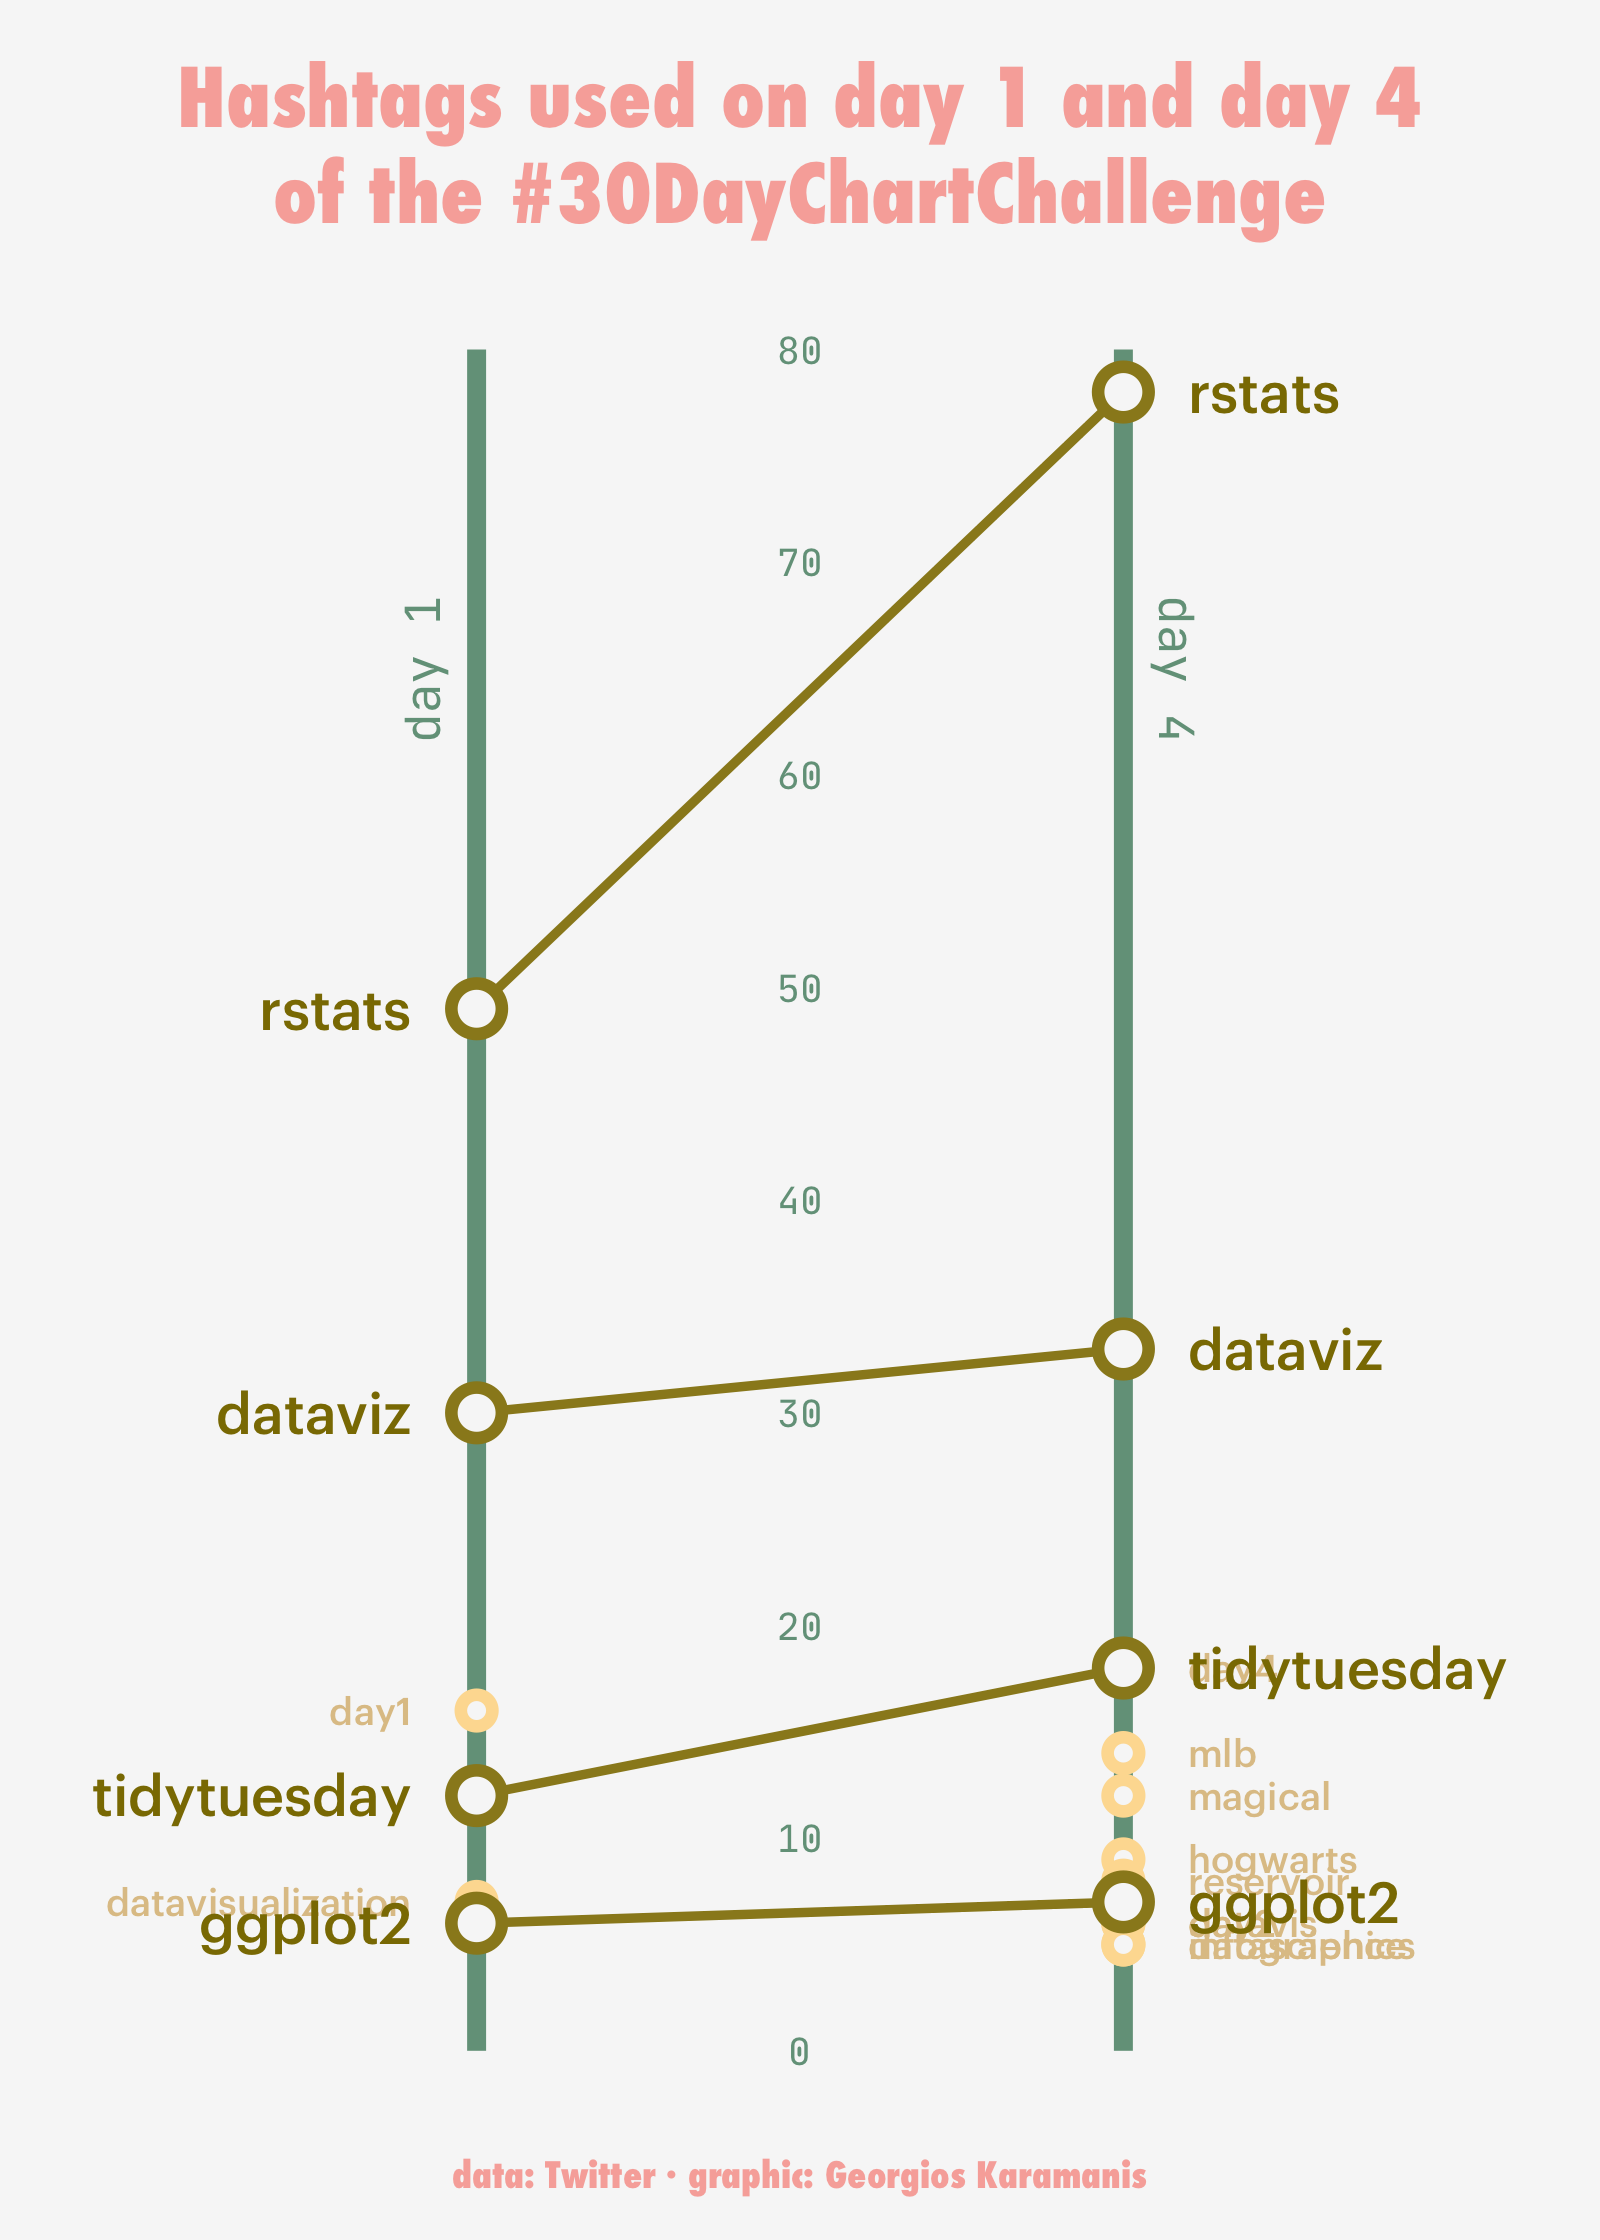

Write the R code that produced this figure.
library(ggplot2)
library(dplyr)
library(rtweet)
library(lubridate)
library(tidyr)
library(wesanderson)
library(colorspace)

tweets_30 <- search_tweets("#30daychartchallenge", n = 10000)

tweets_hashtags <- tweets_30 %>% 
  filter(date(created_at) != "2021-03-31") %>% 
  mutate(day = day(created_at)) %>% 
  select(day, hashtags) %>%
  unnest(hashtags) %>% 
  mutate(hashtags = tolower(hashtags)) %>% 
  count(day, hashtags) %>% 
  filter(n > 4) %>% 
  filter(hashtags != "30daychartchallenge" & !is.na(hashtags)) %>% 
  filter(day == 1 | day == max(day) - 1) %>% 
  add_count(hashtags) %>% 
  arrange(nn) 

pal <- wes_palette("Royal2")

ggplot(tweets_hashtags, aes(x = day, y = n, group = hashtags)) +
  # vertical lines
  annotate("segment", x = 1, xend = 1, y = 0, yend = 80, size = 2, color = pal[5]) +
  annotate("segment", x = max(tweets_hashtags$day), xend = max(tweets_hashtags$day), y = 0, yend = 80, size = 2, color = pal[5]) +
  # "y axis" text
  annotate("text", x = 2.5, y = seq(0, 80, by = 10), label = seq(0, 80, by = 10), family = "JetBrains Mono", size = 3, color = pal[5]) +
  # day labels
  annotate("text", x = c(0.75, 4.25), y = 65, label = c("day 1", "day 4"), angle = c(90, -90), family = "JetBrains Mono", color = pal[5]) +
  # slope lines
  geom_line(size = 1, color = pal[1]) +
  geom_text(aes(
    x = day + if_else(day == 1, -0.3, 0.3),
    label = hashtags,
    color = if_else(nn == 2, darken(pal[1]), darken(pal[4])),
    size = if_else(nn == 2, 4.5, 3),
    hjust = if_else(day == 1, 1, 0)
    ), family = "Graphik Medium") +
  geom_point(aes(
    color = if_else(nn == 2, pal[1], pal[4]),
    size = if_else(nn == 2, 4, 2),
    ), shape = 21, fill = "grey97", stroke = 2) +
  scale_color_identity() +
  scale_size_identity() +
  coord_cartesian(clip = "off") +
  xlim(-0.5, 5.5) +
  labs(
    title = "Hashtags used on day 1 and day 4\nof the #30DayChartChallenge",
    subtitle = "showing hashtags used 5 or more times",
    caption = "data: Twitter · graphic: Georgios Karamanis"
  ) +
  theme_void() +
  theme(
    plot.margin = margin(15, 20, 10, 20),
    plot.background = element_rect(fill = "grey97", color = NA),
    plot.title = element_text(hjust = 0.5, color = pal[3], family = "Futura Condensed ExtraBold", size = 18, lineheight = 1, margin = margin(0, 0, 3, 0)),
    plot.subtitle = element_text(hjust = 0.5, margin = margin(0, 0, 5, 0), color = pal[5], family = "Futura Bold", size = 11),
    plot.caption = element_text(hjust = 0.5, color = pal[3], family = "Futura Condensed Medium", size = 8)
  ) 

ggsave(here::here("2021/day-5-slope/day-5-slope.png"), dpi = 320, height = 7, width = 5)
